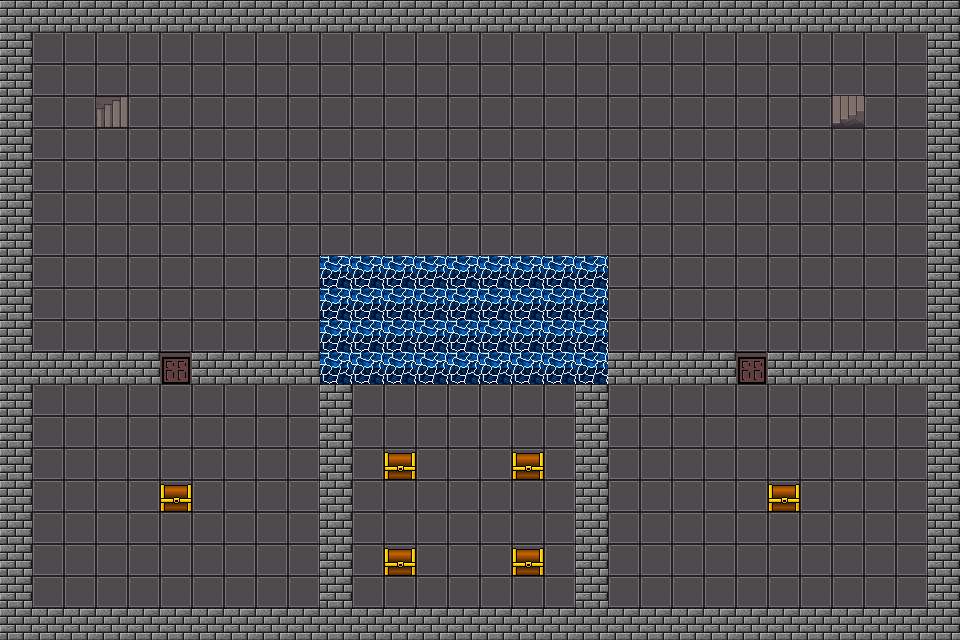

The image is a tile-based game level rendered from a .tmx file. Its description and source (layers, tilesets, objects; grid data summarised) follow:
An orthogonal 30x20 tile map with 32x32 px tiles, 6 tile layers (Walls, Ground, Water, Treasure, ...), 6 tilesets and 2 objects (start, end).

<map version="1.0" orientation="orthogonal" width="30" height="20" tilewidth="32" tileheight="32">
 <tileset firstgid="1" name="test1" tilewidth="32" tileheight="32">
  <image source="tilesets/32x32_ortho_dungeon_tile_Denzi110515-1.png" width="256" height="592" />
  <tile id="25">
   <properties>
    <property name="blocked" value="true" />
   </properties>
  </tile>
 </tileset>
 <tileset firstgid="145" name="test2" tilewidth="32" tileheight="32">
  <image source="tilesets/spritesheet_full.png" width="512" height="512" />
 </tileset>
 <tileset firstgid="401" name="treasurechest" tilewidth="32" tileheight="32">
  <image source="tilesets/chests_32x32.png" width="96" height="160" />
 </tileset>
 <tileset firstgid="416" name="treasurechest2" tilewidth="32" tileheight="32">
  <image source="tilesets/enhanced_chest_by_enhancedstar-d5lvo9l.png" width="384" height="256" />
 </tileset>
 <tileset firstgid="512" name="test3" tilewidth="32" tileheight="32">
  <image source="tilesets/terrain.png" width="1024" height="1024" />
 </tileset>
 <tileset firstgid="1536" name="32x32_enhanced_chest_by_enhancedstar-d5lvo9l" tilewidth="32" tileheight="32">
  <image source="tilesets/32x32_enhanced_chest_by_enhancedstar-d5lvo9l.png" width="384" height="256" />
 </tileset>
 <layer name="Walls" width="30" height="20">
  <data>[600 cells, 127 non-empty, 1 distinct tile ids]</data>
 </layer>
 <layer name="Ground" width="30" height="20">
  <data>[600 cells, 473 non-empty, 1 distinct tile ids]</data>
 </layer>
 <layer name="Water" width="30" height="20">
  <data>[600 cells, 36 non-empty, 1 distinct tile ids]</data>
 </layer>
 <layer name="Treasure" width="30" height="20">
  <data>[600 cells, 6 non-empty, 1 distinct tile ids]</data>
 </layer>
 <layer name="Doors" width="30" height="20">
  <data>[600 cells, 2 non-empty, 1 distinct tile ids]</data>
 </layer>
 <layer name="Stairs" width="30" height="20">
  <data>[600 cells, 2 non-empty, 2 distinct tile ids]</data>
 </layer>
 <objectgroup name="Objectlaag 1" width="30" height="20">
  <object name="start" x="96" y="96" width="32" height="32" />
  <object name="end" x="832" y="96" width="32" height="32" />
 </objectgroup>
</map>
